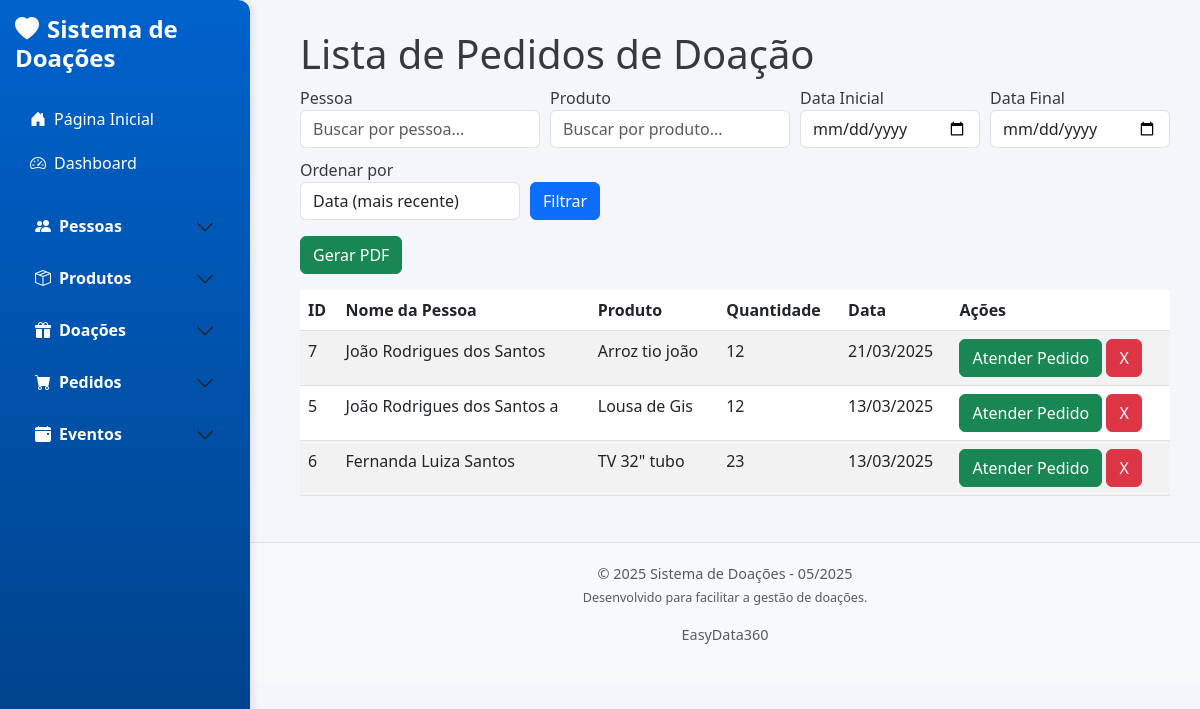
The app's page /pedidos with its own data.
### app/models/pedido_doacao.py (models this page shows, shortened)
class PedidoDoacao(db.Model):
    __tablename__ = 'pedidos_doacao'
    id = db.Column(db.Integer, primary_key=True)
    pessoa_id = db.Column(db.Integer, db.ForeignKey('pessoas.id'), nullable=False)
    produto_id = db.Column(db.Integer, db.ForeignKey('produtos.id'), nullable=False)
    quantidade = db.Column(db.Integer, nullable=False)
    data_pedido = db.Column(db.DateTime, nullable=False)
    atendido = db.Column(db.Boolean, default=False)
    pessoa = db.relationship('Pessoa', backref='pedidos_doacao')
    produto = db.relationship('Produto', backref='pedidos_doacao')

### app/models/pessoa.py (models this page shows, shortened)
class Pessoa(db.Model):
    __tablename__ = 'pessoas'
    id = db.Column(db.Integer, primary_key=True)
    nome = db.Column(db.String(100), nullable=False)  # Evita duplicação
    endereco = db.Column(db.String(255))
    bairro = db.Column(db.String(100))
    telefone = db.Column(db.String(20))
    filhos = db.Column(db.String(50))
    profissao = db.Column(db.String(50))
    qtd_pessoas = db.Column(db.Integer)
    locomocao = db.Column(db.String(50))
    data_cadastro = db.Column(db.Date)
    ativo = db.Column(db.Boolean, default=True)  # Novo campo para ativação/desativação

### app/models/produto.py (models this page shows, shortened)
class Produto(db.Model):
    __tablename__ = 'produtos'
    id = db.Column(db.Integer, primary_key=True)
    nome_produto = db.Column(db.String(100), nullable=False, unique=True)  # Evita duplicação
    descricao = db.Column(db.String(255), nullable=True)
    quantidade = db.Column(db.Integer, nullable=False, default=0)
    data_entrada = db.Column(db.DateTime, nullable=False)

### app/controllers/pedido_doacao_controller.py (the view)
def listar_pedidos():
    search_pessoa  = request.args.get('search_pessoa', '').strip()
    search_produto = request.args.get('search_produto', '').strip()
    data_inicial   = request.args.get('data_inicial')
    data_final     = request.args.get('data_final')
    order_by       = request.args.get('order_by', 'data_desc')
    pedidos_query = (PedidoDoacao.query
                     .join(Pessoa, PedidoDoacao.pessoa_id == Pessoa.id)
                     .join(Produto, PedidoDoacao.produto_id == Produto.id))
    pedidos_query = _aplicar_filtros_basicos(pedidos_query, search_pessoa, search_produto)
    pedidos_query = _aplicar_filtro_datas(pedidos_query, data_inicial, data_final)
    pedidos_query = _aplicar_ordenacao(pedidos_query, order_by)
    pedidos = pedidos_query.all()
    return render_template('pedidos/lista.html', pedidos=pedidos)

### app/controllers/pedido_doacao_controller.py (called while the page is built, shortened)
def _aplicar_filtros_basicos(query, search_pessoa: str = "", search_produto: str = ""):
    if search_pessoa:
        query = query.filter(Pessoa.nome.ilike(f"%{search_pessoa}%"))
    if search_produto:
        query = query.filter(Produto.nome_produto.ilike(f"%{search_produto}%"))
    return query

def _aplicar_filtro_datas(query, data_inicial: str = None, data_final: str = None):
    if not data_inicial and not data_final:
        return query

def _aplicar_ordenacao(query, order_by: str):
    if order_by == 'data_asc':
        return query.order_by(PedidoDoacao.data_pedido.asc())
    if order_by == 'pessoa_asc':
        return query.order_by(Pessoa.nome.asc(), PedidoDoacao.data_pedido.desc())
    if order_by == 'pessoa_desc':
        return query.order_by(Pessoa.nome.desc(), PedidoDoacao.data_pedido.desc())
    if order_by == 'produto_asc':
        return query.order_by(Produto.nome_produto.asc(), PedidoDoacao.data_pedido.desc())
    if order_by == 'produto_desc':
        return query.order_by(Produto.nome_produto.desc(), PedidoDoacao.data_pedido.desc())
    return query.order_by(PedidoDoacao.data_pedido.desc())

### app/templates/pedidos/lista.html (shortened to what this page needs)
{% extends 'base.html' %}
{% block content %}
<h1>Lista de Pedidos de Doação</h1>
<form method="GET" action="{{ url_for('listar_pedidos') }}" class="mb-3">
  <div class="form-row" style="display:flex;flex-wrap:wrap;gap:10px;">
    <div class="form-group" style="min-width:220px;flex:1;">
      <label for="search_pessoa">Pessoa</label>
      <input
        type="text"
        id="search_pessoa"
        name="search_pessoa"
        class="form-control"
        placeholder="Buscar por pessoa..."
        value="{{ request.args.get('search_pessoa', '') }}"
      >
    </div>
    <div class="form-group" style="min-width:220px;flex:1;">
      <label for="search_produto">Produto</label>
      <input
        type="text"
        id="search_produto"
        name="search_produto"
        class="form-control"
        placeholder="Buscar por produto..."
        value="{{ request.args.get('search_produto', '') }}"
      >
    </div>
    <div class="form-group" style="min-width:180px;">
      <label for="data_inicial">Data Inicial</label>
      <input
        type="date"
        id="data_inicial"
        name="data_inicial"
        class="form-control"
        value="{{ request.args.get('data_inicial', '') }}"
      >
    </div>
    <div class="form-group" style="min-width:180px;">
      <label for="data_final">Data Final</label>
      <input
        type="date"
        id="data_final"
        name="data_final"
        class="form-control"
        value="{{ request.args.get('data_final', '') }}"
      >
    </div>
    <div class="form-group" style="min-width:220px;">
      <label for="order_by">Ordenar por</label>
      <select id="order_by" name="order_by" class="form-control">
        {% set ob = request.args.get('order_by','data_desc') %}
        <option value="data_desc"   {{ 'selected' if ob=='data_desc' else '' }}>Data (mais recente)</option>
      </select>
    </div>
    <div class="form-group" style="align-self:flex-end;">
      <button type="submit" class="btn btn-primary">Filtrar</button>
    </div>
  </div>
</form>
<form method="GET" action="{{ url_for('relatorio_pedidos_pdf') }}" class="mb-3">
  <button type="submit" class="btn btn-success">Gerar PDF</button>
</form>
<table class="table table-striped">
  <thead>
    <tr>
      <th>ID</th>
      <th>Nome da Pessoa</th>
      <th>Produto</th>
      <th>Quantidade</th>
      <th>Data</th>
      <th>Ações</th>
    </tr>
  </thead>
  <tbody>
    {% for pedido in pedidos %}
    <tr>
      <td>{{ pedido.id }}</td>
      <td>{{ pedido.pessoa.nome }}</td>
      <td>{{ pedido.produto.nome_produto }}</td>
      <td>{{ pedido.quantidade }}</td>
      <td>{{ pedido.data_pedido.strftime('%d/%m/%Y') }}</td>
      <td>
        <a
          href="{{ url_for('validar_pedido', pessoa_id=pedido.pessoa.id, produto_id=pedido.produto.id, quantidade=pedido.quantidade) }}"
          class="btn btn-success"
        >
          Atender Pedido
        </a>
        <form action="{{ url_for('delete_pedido', id=pedido.id) }}" method="post" style="display:inline;">
          <button type="submit" class="btn btn-danger" onclick="return confirm('Tem certeza que deseja excluir este pedido?')">X</button>
        </form>
      </td>
    </tr>
    {% endfor %}
  </tbody>
</table>
{% endblock %}

### app/static/css/style.css (style rules this page uses)
body { overflow-x: hidden; font-family: 'Segoe UI', Tahoma, Geneva, Verdana, sans-serif; background-color: #f4f6f9; color: #343a40; }

### records on screen
PedidoDoacao: id "7", pessoa.nome "João Rodrigues dos Santos", produto.nome_produto "Arroz tio joão", quantidade "12", data_pedido "21/03/2025"
PedidoDoacao: id "5", pessoa.nome "João Rodrigues dos Santos a", produto.nome_produto "Lousa de Gis", quantidade "12", data_pedido "13/03/2025"
PedidoDoacao: id "6", pessoa.nome "Fernanda Luiza Santos", produto.nome_produto "TV 32\" tubo", quantidade "23", data_pedido "13/03/2025"
